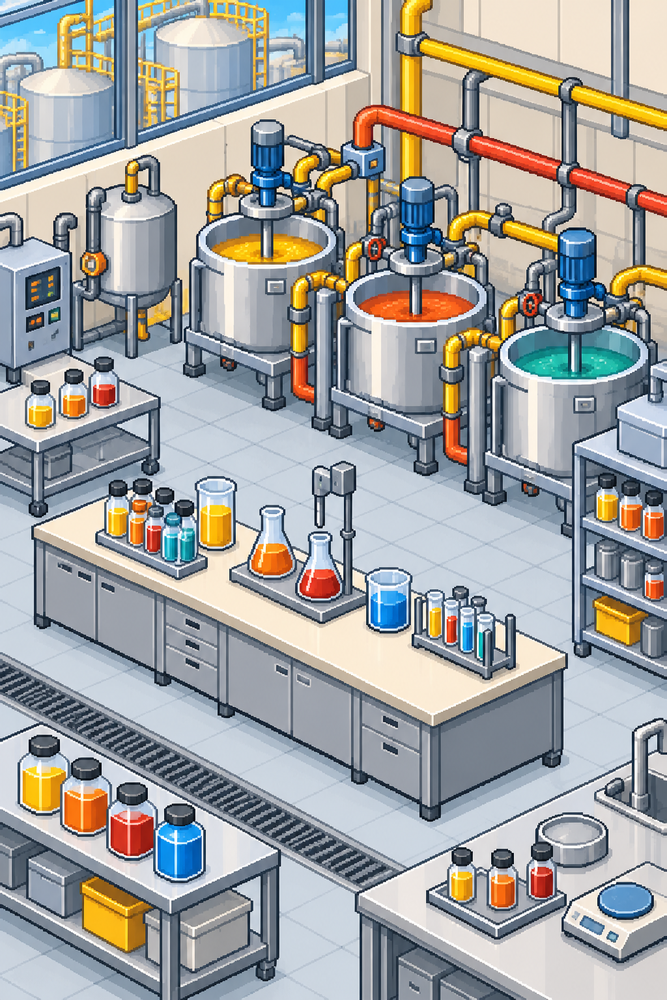
#> input picture art-src/gpt/bg_blend.png, 667 x 1000 px, shrunk from 1024 x 1536 before the run
$ python cut.py ../../art-src/gpt/bg_blend.png
#> lines starting #> are read from the running program, lines starting #| are printed output that depends on the picture; after the words box and inside, x2 and y2 are one past the last pixel; in counts of white or black regions, pixels touching at a corner belong together
import sys, numpy as np
from PIL import Image
def runs(mask, minlen):
    out=[]; s=None
    for i,v in enumerate(list(mask)+[False]):
        if v and s is None: s=i
        if not v and s is not None:
            if i-s>=minlen: out.append((s,i))
            s=None
    return out
def cells(path):
#> called with path = '../../art-src/gpt/bg_blend.png'
    a=np.asarray(Image.open(path).convert('RGB')).astype(int)
    page=a[3,3]
#> page = [206, 230, 248]
    bg=(np.abs(a-page).sum(2)<24)
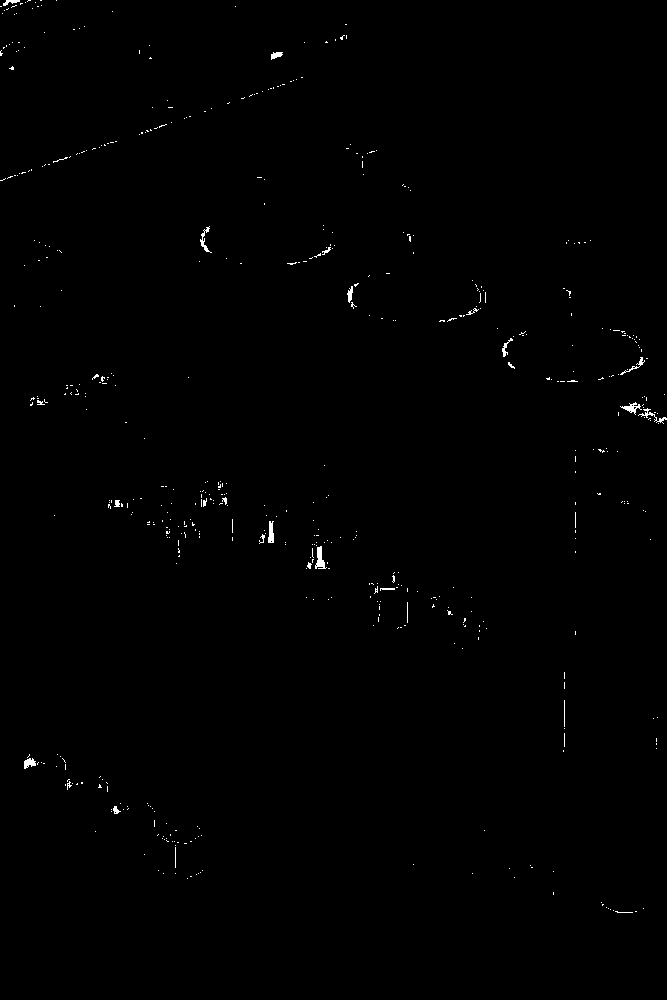
#> bg: shape (1000, 667) bool; 0.4% white in thin lines or dots
    cols=runs(bg.mean(0)<0.985, 80); rows=runs(bg.mean(1)<0.985, 80)
#> the loop in runs, `for i,v in enumerate(list(mask)+[False]):` made 668 passes
#> after the loop in runs, `for i,v in enumerate(list(mask)+[False]):`: out = [(0, 667)]
#> after `cols = runs(bg.mean(0) < 0.985, 80)`: cols = [(0, 667)]
#> the loop in runs (call 2), `for i,v in enumerate(list(mask)+[False]):` made 1001 passes
#> after `rows = runs(bg.mean(1) < 0.985, 80)`: rows = [(0, 1000)]
    return a, cols, rows
for p in sys.argv[1:]:
    a,c,r=cells(p); print(p, len(c), 'x', len(r), c, r)
#> after `a, c, r = cells(p)`: c = [(0, 667)]; r = [(0, 1000)]

$ run again, on art-src/gpt/bg_company.png
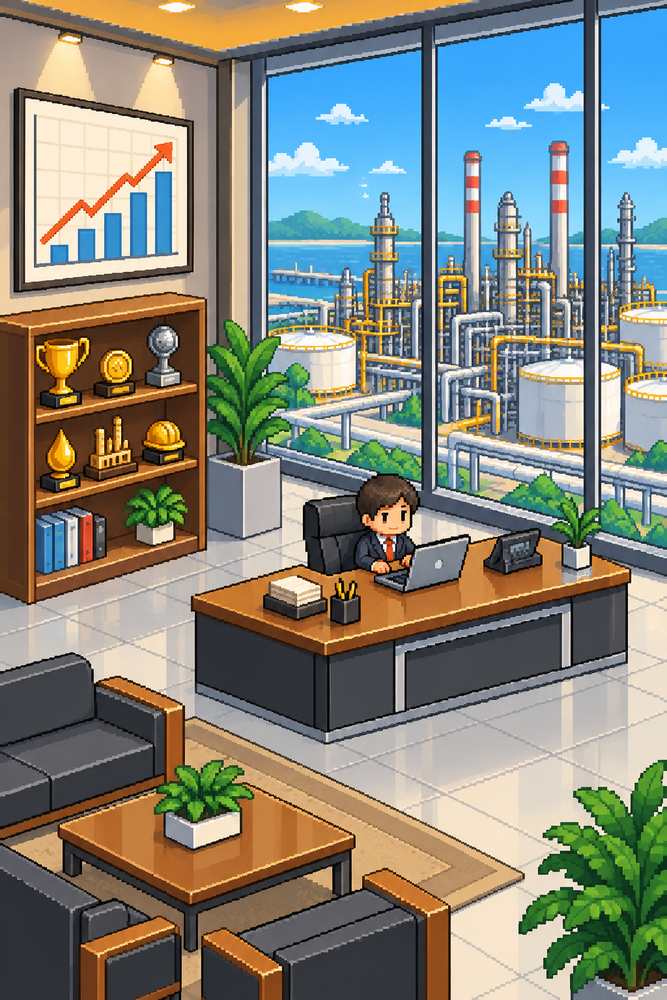
#> input picture art-src/gpt/bg_company.png, 667 x 1000 px, shrunk from 1024 x 1536 before the run
#> page = [105, 96, 92]
#> in cells, `bg=(np.abs(a-page).sum(2)<24)`:
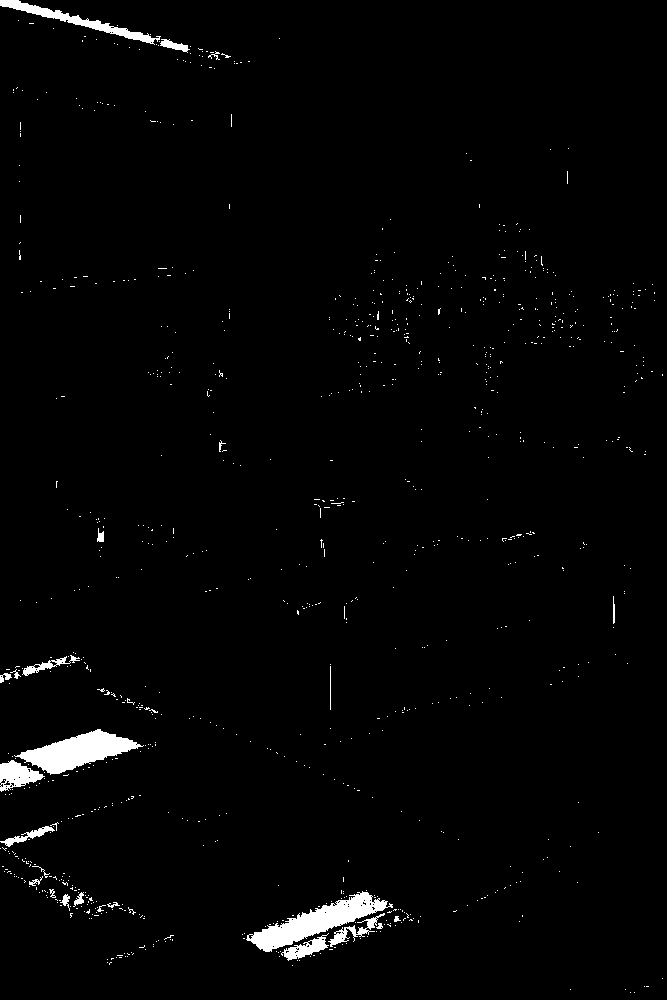
#> bg: shape (1000, 667) bool; 1.8% white; 971 white regions (946 under 20 px), largest, box (x1, y1, x2, y2) and area: (246, 891, 393, 952) 2959, (14, 729, 144, 775) 2730, (0, 0, 161, 45) 1264
#> the loop in runs, `for i,v in enumerate(list(mask)+[False]):` made 668 passes
#> after the loop in runs, `for i,v in enumerate(list(mask)+[False]):`: out = [(0, 667)]
#> the loop in runs (call 2), `for i,v in enumerate(list(mask)+[False]):` made 1001 passes
#> rows = [(0, 1000)]
#> c = [(0, 667)]; r = [(0, 1000)]

$ run again, on art-src/gpt/bg_customers.png
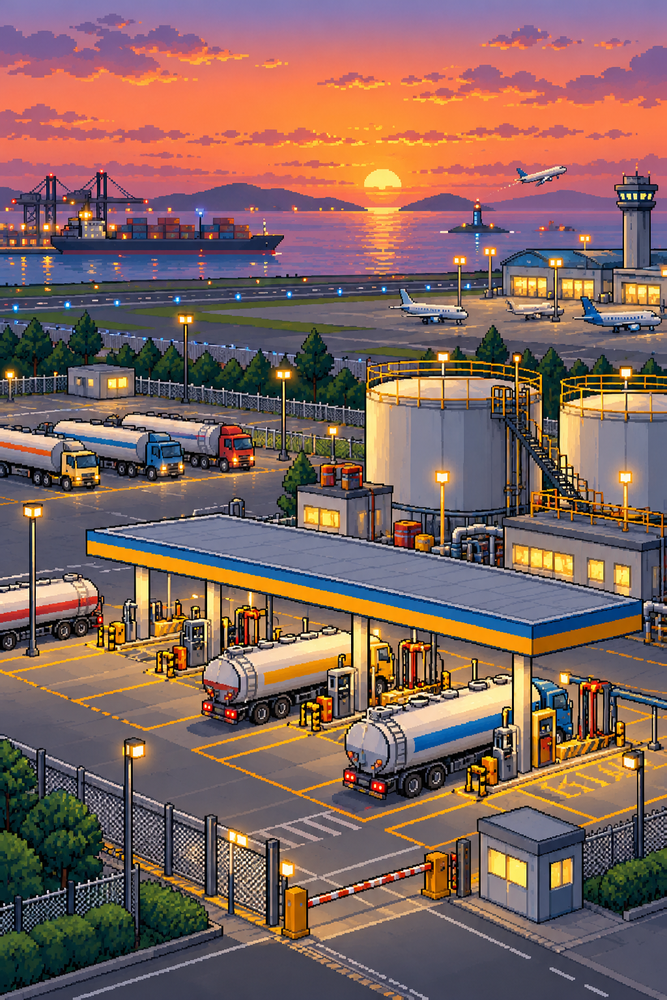
#> input picture art-src/gpt/bg_customers.png, 667 x 1000 px, shrunk from 1024 x 1536 before the run
#> page = [131, 122, 178]
#> in cells, `bg=(np.abs(a-page).sum(2)<24)`:
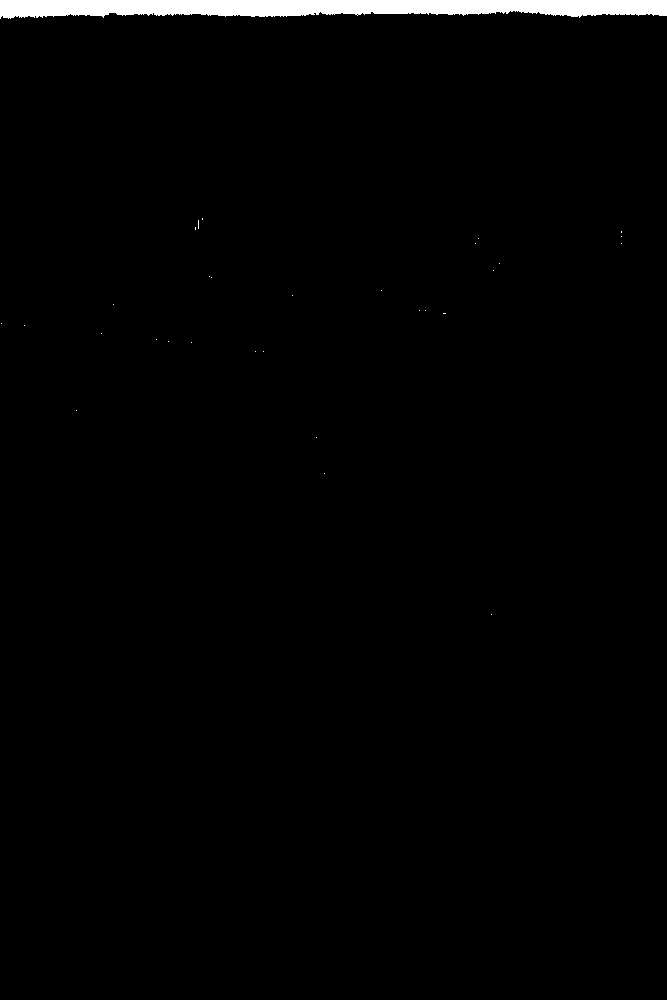
#> bg: shape (1000, 667) bool; 1.5% white; 31 white regions (30 under 20 px), largest, box (x1, y1, x2, y2) and area: (0, 0, 667, 19) 9958
#> the loop in runs, `for i,v in enumerate(list(mask)+[False]):` made 668 passes
#> after the loop in runs, `for i,v in enumerate(list(mask)+[False]):`: out = [(0, 667)]
#> the loop in runs (call 2), `for i,v in enumerate(list(mask)+[False]):` made 1001 passes
#> v on pass 13: True
#> rows = [(12, 1000)]
#> c = [(0, 667)]; r = [(12, 1000)]

$ run again, on art-src/gpt/bg_staff.png
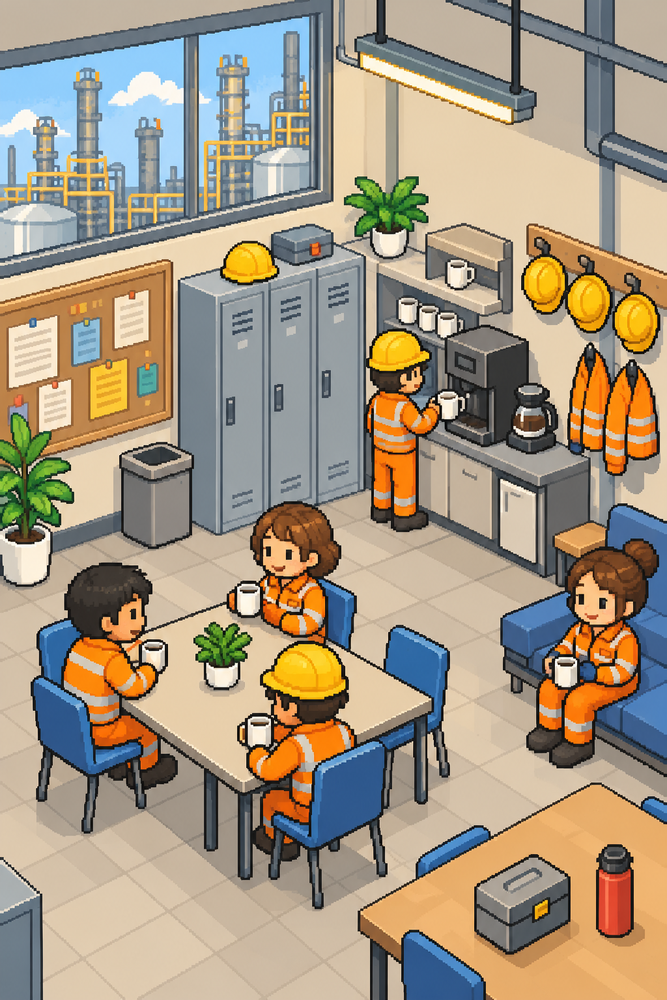
#> input picture art-src/gpt/bg_staff.png, 667 x 1000 px, shrunk from 1024 x 1536 before the run
#> page = [196, 182, 164]
#> in cells, `bg=(np.abs(a-page).sum(2)<24)`:
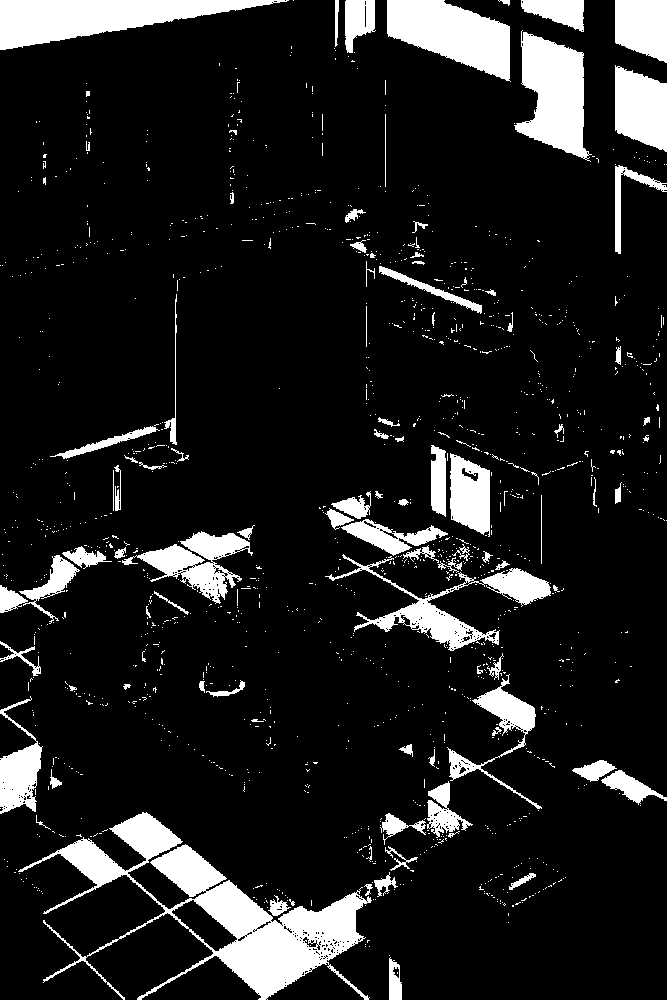
#> bg: shape (1000, 667) bool; 12% white; 1370 white regions (1273 under 20 px), largest, box (x1, y1, x2, y2) and area: (18, 812, 372, 1000) 17229, (0, 0, 289, 50) 7437, (387, 0, 511, 82) 6232
#> the loop in runs, `for i,v in enumerate(list(mask)+[False]):` made 668 passes
#> after the loop in runs, `for i,v in enumerate(list(mask)+[False]):`: out = [(0, 667)]
#> the loop in runs (call 2), `for i,v in enumerate(list(mask)+[False]):` made 1001 passes
#> rows = [(0, 1000)]
#> c = [(0, 667)]; r = [(0, 1000)]
